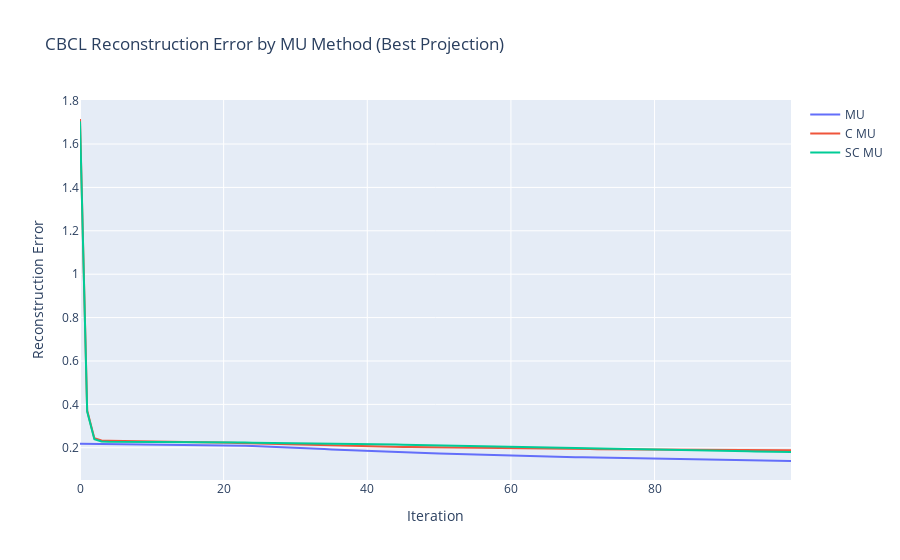

This figure's notebook cell:
### Markdown cell above
*Plot: Reconstruction Errors*

### Code cell
fig = go.Figure()

for method in mu_errors_df.columns:
    fig.add_trace(
        go.Scatter(
            y = mu_errors_df[method],
            name = method
        )
    )

fig.update_layout(
    title = 'CBCL Reconstruction Error by MU Method (Best Projection)',
    yaxis_title = 'Reconstruction Error',
    xaxis_title = 'Iteration'
)
fig.show()
